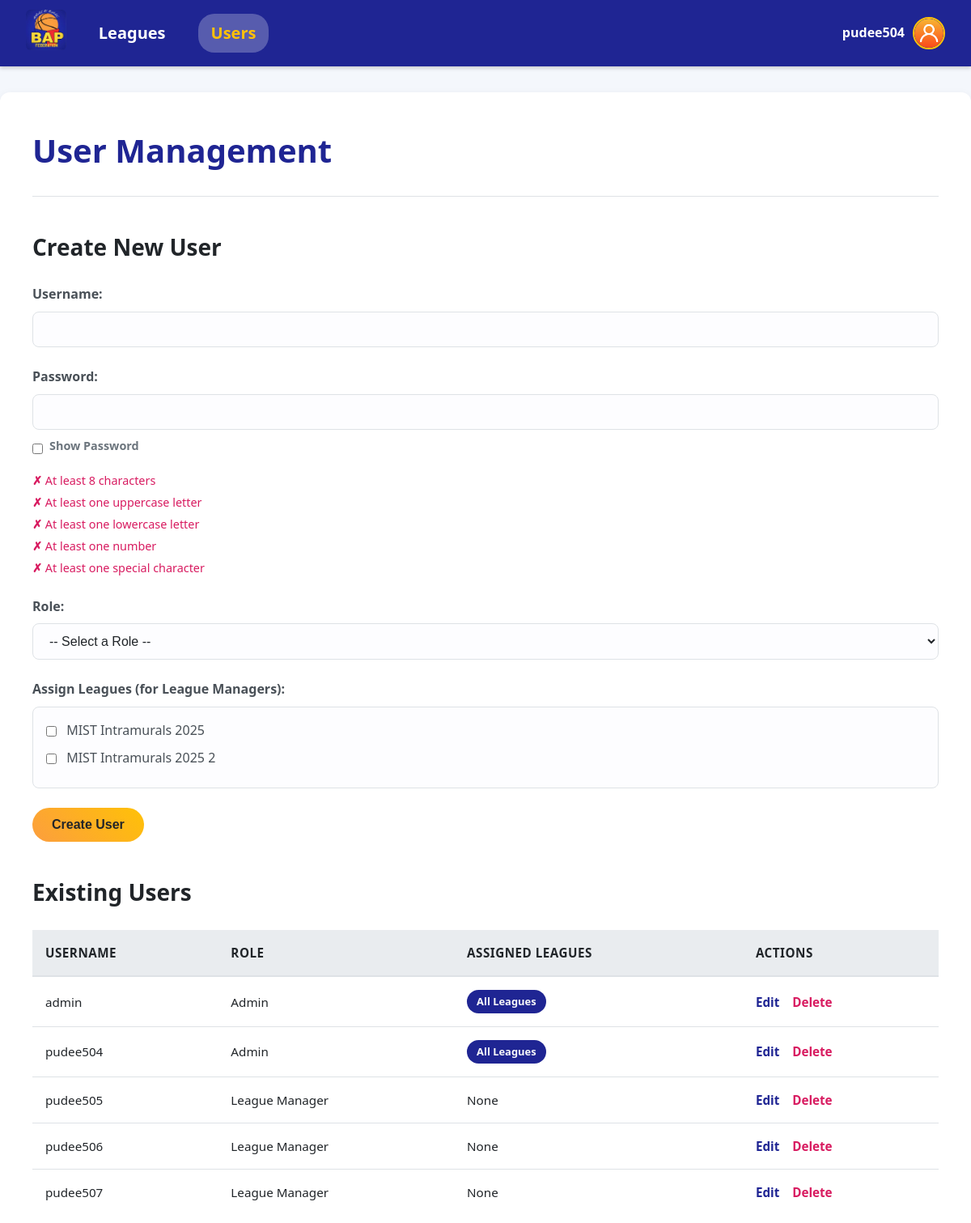
/users.php (signed in), run on the app's committed database.
### tables this page shows
CREATE TABLE IF NOT EXISTS `league` (
  `id` int NOT NULL AUTO_INCREMENT,
  `league_name` varchar(150) NOT NULL,
  `start_date` timestamp NOT NULL DEFAULT CURRENT_TIMESTAMP,
  `end_date` timestamp NOT NULL DEFAULT CURRENT_TIMESTAMP,
  `location` varchar(150) NOT NULL,
  `status` enum('Upcoming','Active','Completed') DEFAULT NULL,
  PRIMARY KEY (`id`)
);

CREATE TABLE IF NOT EXISTS `users` (
  `id` int NOT NULL AUTO_INCREMENT,
  `role_id` int NOT NULL,
  `username` varchar(100) NOT NULL,
  `password` varchar(255) NOT NULL,
  `created_at` timestamp NOT NULL DEFAULT CURRENT_TIMESTAMP,
  PRIMARY KEY (`id`),
  KEY `role_id` (`role_id`)
);

CREATE TABLE IF NOT EXISTS `role` (
  `id` int NOT NULL AUTO_INCREMENT,
  `role_name` varchar(25) NOT NULL,
  PRIMARY KEY (`id`)
);

### users.php (the view, shortened to what this page needs)
<?php
require_once 'logger.php';
$stmt = $pdo->query("
    SELECT
        u.id,
        u.username,
        r.role_name,
        GROUP_CONCAT(l.league_name ORDER BY l.league_name SEPARATOR '|') as assigned_leagues
    FROM users u
    JOIN role r ON u.role_id = r.id
    LEFT JOIN league_manager_assignment lma ON u.id = lma.user_id AND r.role_name != 'Admin'
    LEFT JOIN league l ON lma.league_id = l.id
    GROUP BY u.id, u.username, r.role_name
    ORDER BY u.username
");
$users = $stmt->fetchAll(PDO::FETCH_ASSOC);
$leagues = $pdo->query("SELECT id, league_name FROM league ORDER BY league_name")->fetchAll(PDO::FETCH_ASSOC);
?>
<!DOCTYPE html>
<html lang="en">
<head>
    <link rel="stylesheet" href="style.css">
</head>
<body>
    <?php include 'includes/header.php'; ?>
    <main>
        <div class="dashboard-container">
            <div class="page-header">
                <h1>User Management</h1>
            </div>
            <div class="section-header">
                <h2>Create New User</h2>
            </div>
            <form action="users.php" method="POST">
                <div class="form-group">
                    <label for="username">Username:</label>
                    <input type="text" id="username" name="username" required>
                </div>
                <div class="form-group">
                    <label for="password">Password:</label>
                    <input type="password" id="password" name="password" required pattern="(?=.*\d)(?=.*[a-z])(?=.*[A-Z])(?=.*[\W_]).{8,}" title="Password must contain at least one number, one uppercase, one lowercase, one special character, and be at least 8 characters long.">
                    <div class="password-toggle">
                        <input type="checkbox" id="togglePassword">
                        <label for="togglePassword">Show Password</label>
                    </div>
                    <ul id="password-validation-ui">
                        <li id="length">At least 8 characters</li>
                        <li id="upper">At least one uppercase letter</li>
                        <li id="lower">At least one lowercase letter</li>
                        <li id="number">At least one number</li>
                        <li id="special">At least one special character</li>
                    </ul>
                </div>
                <div class="form-group">
                    <label for="role_id">Role:</label>
                    <select id="role_id" name="role_id" required>
                        <option value="">-- Select a Role --</option>
                    </select>
                </div>
                <div class="form-group">
                    <label>Assign Leagues (for League Managers):</label>
                    <div class="league-checkbox-group">
                    <?php if (empty($leagues)): ?>
                        <p class="info-message" style="padding:0;">No leagues available.</p>
                    <?php else: ?>
                        <?php foreach ($leagues as $league): ?>
                            <label>
                                <input type="checkbox" name="leagues[]" value="<?= $league['id'] ?>">
                                <?= htmlspecialchars($league['league_name']) ?>
                            </label>
                        <?php endforeach; ?>
                    <?php endif; ?>
                    </div>
                </div>
                <button type="submit" name="create_user" class="btn btn-primary">Create User</button>
            </form>
            <div class="section-header">
                <h2>Existing Users</h2>
            </div>
            <div class="table-wrapper">
                <table class="category-table">
                    <thead>
                        <tr><th>Username</th><th>Role</th><th>Assigned Leagues</th><th>Actions</th></tr>
                    </thead>
                    <tbody>
                        <?php foreach ($users as $user): ?>
                        <tr>
                            <td><?= htmlspecialchars($user['username']) ?></td>
                            <td><?= htmlspecialchars($user['role_name']) ?></td>
                            <td>
                                <?php if ($user['role_name'] === 'Admin'): ?>
                                    <span class="all-leagues-badge">All Leagues</span>
                                <?php else: ?>
                                    None
                                <?php endif; ?>
                            </td>
                            <td class="actions">
                                <a href="edit_user.php?id=<?= $user['id'] ?>">Edit</a>
                                <a href="delete_user.php?id=<?= $user['id'] ?>" class="action-delete" onclick="return confirm('Are you sure you want to delete this user?');">Delete</a>
                            </td>
                        </tr>
                        <?php endforeach; ?>
                    </tbody>
                </table>
            </div>
        </div>
    </main>
</body>
</html>

### style.css (style rules this page uses)
:root { --bap-blue: #1f2593; --bap-orange: #fc9e3e; --bap-yellow: #FFC107; --bap-red: #D81B60; --text-dark: #212529; --text-light: #f8f9fa; --bg-light: #ffffff; --bg-main: #f4f7fc; --border-color: #dee2e6; --shadow: 0 4px 12px rgba(0, 0, 0, 0.08); }
* { margin: 0; padding: 0; box-sizing: border-box; }
body { font-family: 'Segoe UI', Tahoma, Geneva, Verdana, sans-serif; background-color: var(--bg-main); color: var(--text-dark); line-height: 1.6; }
.dashboard-container, .form-container { max-width: 1200px; margin: 2rem auto; background: var(--bg-light); padding: 2.5rem; border-radius: 12px; box-shadow: var(--shadow); }
.page-header { display: flex; justify-content: space-between; align-items: center; margin-bottom: 2rem; flex-wrap: wrap; gap: 1rem; border-bottom: 1px solid var(--border-color); padding-bottom: 1.5rem; }
.dashboard-container h1, .form-container h1, .page-header h1 { font-size: 2.5rem; color: var(--bap-blue); font-weight: 700; margin: 0; }
.section-header { display: flex; justify-content: space-between; align-items: center; margin-top: 2.5rem; margin-bottom: 1.5rem; }
.section-header h2 { font-size: 1.75rem; color: var(--text-dark); }
.form-group { margin-bottom: 1.5rem; }
.form-group label { display: block; margin-bottom: 0.5rem; font-weight: 600; color: #495057; }
input[type="text"], input[type="date"], input[type="datetime-local"], input[type="password"], input[type="number"], select { width: 100%; padding: 0.75rem 1rem; font-size: 1rem; border: 1px solid var(--border-color); border-radius: 8px; background-color: #fdfdff; color: var(--text-dark); transition: border-color 0.3s ease, box-shadow 0.3s ease; }
.password-toggle { display: flex; align-items: center; justify-content: flex-start; margin-top: 0.5rem; font-size: 0.9rem; color: #ccc; }
.password-toggle input { width: auto; margin-right: 0.5rem; }
.password-toggle label { color: #6c757d; cursor: pointer; }
.btn { display: inline-block; padding: 0.75rem 1.5rem; border: none; border-radius: 50px; font-size: 1rem; font-weight: bold; text-decoration: none; cursor: pointer; transition: all 0.2s ease; text-align: center; }
.btn-primary { background: linear-gradient(45deg, var(--bap-orange), var(--bap-yellow)); color: var(--text-dark); }
.action-delete, .action-link-button { background: transparent; border: none; padding: 0; font-family: inherit; font-size: inherit; font-weight: 500; color: var(--bap-red) !important; text-decoration: none; cursor: pointer; transition: color 0.2s ease; }
.table-wrapper { overflow-x: auto; }
.leagues-table, .category-table { width: 100%; border-collapse: collapse; font-size: 0.95rem; }
.leagues-table thead, .category-table thead { background-color: #e9ecef; }
.leagues-table th, .category-table th { padding: 1rem; text-align: left; font-weight: 600; color: var(--text-dark); text-transform: uppercase; letter-spacing: 0.5px; border-bottom: 2px solid var(--border-color); }
.leagues-table td, .category-table td { padding: 1rem; border-bottom: 1px solid var(--border-color); vertical-align: middle; }
.leagues-table tbody tr:last-child td, .category-table tbody tr:last-child td { border-bottom: none; }
.leagues-table a, .category-table a { color: var(--bap-blue); text-decoration: none; font-weight: 600; transition: color 0.2s; }
.actions a { margin-right: 0.75rem; }
.actions a:last-child { margin-right: 0; }

### users.php (style rules this page uses)
#password-validation-ui { list-style-type: none; padding: 0; margin-top: 0.75rem; font-size: 0.9em; }
#password-validation-ui li { color: var(--bap-red); margin-bottom: 0.25rem; transition: color 0.3s ease; }
#password-validation-ui li::before { content: '✗ '; font-weight: bold; }
.league-checkbox-group { max-height: 150px; overflow-y: auto; border: 1px solid var(--border-color); padding: 1rem; background-color: #fdfdff; border-radius: 8px; }
.league-checkbox-group label { display: block; font-weight: normal; margin-bottom: 0.5rem; cursor: pointer; }
.league-checkbox-group input[type="checkbox"] { width: auto; margin-right: 0.5rem; vertical-align: middle; }
.all-leagues-badge { display: inline-block; background-color: var(--bap-blue); color: var(--text-light); padding: 0.25rem 0.75rem; border-radius: 50px; font-size: 0.85em; font-weight: bold; }

### data on the page
league: league_name "MIST Intramurals 2025"
league: league_name "MIST Intramurals 2025 2"
users: username "admin", role.role_name "Admin", shows "All Leagues"
users: username "pudee504", role.role_name "Admin", shows "All Leagues"
users: username "pudee505", role.role_name "League Manager", shows "None"
users: username "pudee506", role.role_name "League Manager", shows "None"
users: username "pudee507", role.role_name "League Manager", shows "None"

### other printed values
$_SESSION['username'] "pudee504"
